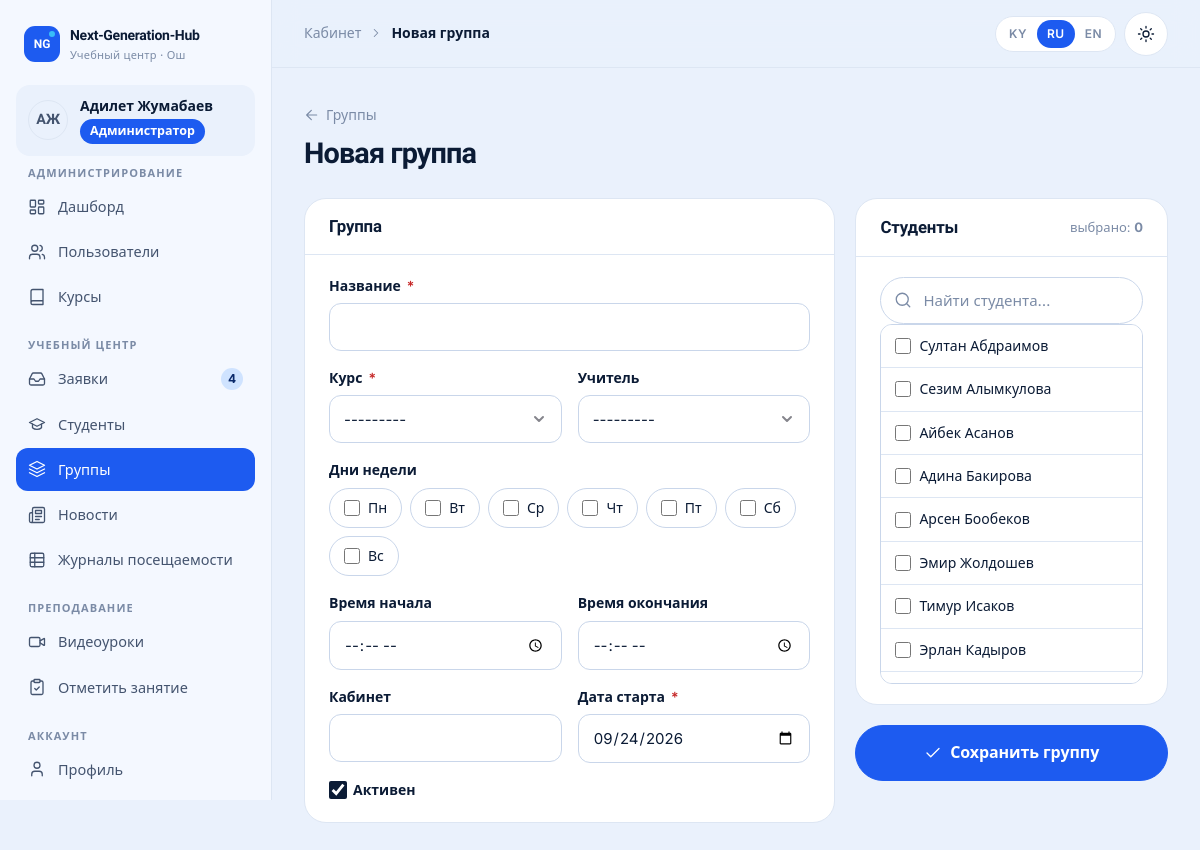
Page /cabinet/manager/groups/new/ (signed in) on the committed database.
### accounts/models.py (models this page shows, shortened)
class User(AbstractUser):
    class Role(models.TextChoices):
        ADMIN = "admin", _("Administrator")
        MANAGER = "manager", _("Manager")
        TEACHER = "teacher", _("Teacher")
        STUDENT = "student", _("Student")
    role = models.CharField(_("role"), max_length=16, choices=Role.choices, default=Role.STUDENT, db_index=True)
    phone = models.CharField(_("phone"), max_length=32, blank=True)
    photo = models.ImageField(_("photo"), upload_to="users/", blank=True)
    specialization = models.CharField(_("specialization"), max_length=160, blank=True)
    about = models.TextField(_("about"), blank=True)
    class Meta:
        verbose_name = _("user")
        verbose_name_plural = _("users")
        ordering = ["last_name", "first_name", "username"]
    def __str__(self):
        return self.display_name
    @property
    def display_name(self):
        return self.get_full_name() or self.username
    @property
    def initials(self):
        parts = [p for p in (self.first_name, self.last_name) if p]
        if parts:
            return "".join(p[0] for p in parts).upper()[:2]
        return self.username[:2].upper()
    @property
    def is_admin_role(self):
        return self.is_superuser or self.role == self.Role.ADMIN
    @property
    def is_student(self):
        return self.role == self.Role.STUDENT
    def has_role(self, *roles):
        return self.is_admin_role or self.role in roles

### cabinet/views/manager.py (the view)
# urls.py: path("manager/groups/new/", manager.group_create, name="manager_group_create"),
@role_required(R.MANAGER)
def group_create(request):
    return _group_form(request)

### cabinet/navigation.py (called while the page is built)
def _item(label, url_name, icon, match=None, badge=None, external=False):
    return {
        "label": label,
        "url": url_name if external else reverse(url_name),
        "icon": icon,
        "match": match or [url_name.split(":")[-1]],
        "badge": badge,
        "external": external,
    }

def sidebar(request):
    path = request.path
    user = getattr(request, "user", None)
    if not user or not user.is_authenticated or not (path.startswith("/cabinet/") or path.startswith("/accounts/")):
        return {}
    match = getattr(request, "resolver_match", None)
    current = match.url_name if match and match.url_name else ""
    return {"sidebar_sections": build_sidebar(user, current)}

### cabinet/views/manager.py (called while the page is built)
def _group_form(request, group=None):
    form = GroupForm(request.POST or None, instance=group)
    if request.method == "POST" and form.is_valid():
        saved = form.save()
        messages.success(request, _("Group saved."))
        return redirect("cabinet:manager_group_detail", pk=saved.pk)
    return render(
        request,
        "cabinet/manager/group_form.html",
        {"form": form, "group": group, "page_title": group.name if group else _("New group")},
    )

### core/context_processors.py (called while the page is built)
def site(request):
    return {
        "SITE": {
            "name": settings.SITE_NAME,
            "phone": settings.SITE_PHONE,
            "phone_href": "tel:" + "".join(ch for ch in settings.SITE_PHONE if ch.isdigit() or ch == "+"),
            "email": settings.SITE_EMAIL,
            "address": settings.SITE_ADDRESS or _("Osh, Lenin street 205, 2nd floor"),
            "hours": settings.SITE_HOURS or _("Mon–Sat, 9:00–20:00"),
            "instagram": settings.SITE_INSTAGRAM,
            "telegram": settings.SITE_TELEGRAM,
            "whatsapp": settings.SITE_WHATSAPP,
            "map_url": settings.SITE_MAP_URL,
        },
        "MAX_VIDEO_UPLOAD_MB": settings.MAX_VIDEO_UPLOAD_MB,
        "SHOW_DEMO_ACCOUNTS": settings.SHOW_DEMO_ACCOUNTS,
    }

### core/icons.py (called while the page is built)
def svg(name, size=20, cls="", label=""):
    body = ICONS.get(name, ICONS["info"])
    aria = f'role="img" aria-label="{label}"' if label else 'aria-hidden="true"'
    return (
        f'<svg class="icon {cls}" width="{size}" height="{size}" viewBox="0 0 24 24" fill="none" '
        f'stroke="currentColor" stroke-width="1.75" stroke-linecap="round" stroke-linejoin="round" '
        f'focusable="false" {aria}>{body}</svg>'
    )

### core/templatetags/core_tags.py (called while the page is built)
@register.filter
def field_type(bound_field):
    return bound_field.field.widget.__class__.__name__.lower()

### templates/cabinet/manager/group_form.html (shortened to what this page needs)
{% extends "cabinet/base.html" %}
{% load i18n core_tags %}
{% block content %}
<a class="back-link" href="{% if group %}{% url 'cabinet:manager_group_detail' group.pk %}{% else %}{% url 'cabinet:manager_groups' %}{% endif %}">{% icon "arrow-left" 16 %} {% if group %}{{ group.name }}{% else %}{% trans "Groups" %}{% endif %}</a>
<div class="page-head"><div><h1>{% if group %}{% trans "Edit group" %}{% else %}{% trans "New group" %}{% endif %}</h1></div></div>
<form class="grid grid-main" method="post" novalidate>
  <div class="card">
    <div class="card-head"><h2>{% trans "Group" %}</h2></div>
    <div class="card-body">
      <div class="form-grid">
        {% include "partials/field.html" with field=form.name wide=1 %}
        {% include "partials/field.html" with field=form.course %}
        {% include "partials/field.html" with field=form.teacher %}
        {% include "partials/field.html" with field=form.weekdays %}
        {% include "partials/field.html" with field=form.start_time %}
        {% include "partials/field.html" with field=form.end_time %}
        {% include "partials/field.html" with field=form.room %}
        {% include "partials/field.html" with field=form.start_date %}
        {% include "partials/field.html" with field=form.is_active wide=1 %}
      </div>
    </div>
  </div>
  <div class="grid">
    <div class="card">
      <div class="card-head"><h2>{% trans "Students" %}</h2><span class="faint" style="font-size:13px">{% trans "selected" %}: <b id="students-count">0</b></span></div>
      <div class="card-body">
        <label class="search" style="max-width:none;margin-bottom:12px"><span class="sr-only">{% trans "Search" %}</span>{% icon "search" 18 %}<input type="search" data-filter-list="students-list" data-counter="students-count" placeholder="{% trans 'Find a student…' %}"></label>
        <div class="check-list is-column" id="students-list" role="group" aria-label="{% trans 'Students' %}">
          {% for opt in form.students %}<label for="{{ opt.id_for_label }}">{{ opt.tag }} {{ opt.choice_label }}</label>{% empty %}<span class="faint" style="padding:12px">{% trans "No students yet" %}</span>{% endfor %}
        </div>
      </div>
    </div>
    <button type="submit" class="btn btn-primary btn-lg btn-block">{% icon "check" 18 %} {% trans "Save group" %}</button>
  </div>
</form>
{% endblock %}

### templates/cabinet/base.html (shortened to what this page needs)
{% load static i18n core_tags %}{% get_current_language as LANGUAGE_CODE %}<!doctype html>
<html lang="{{ LANGUAGE_CODE }}" class="no-js">
<head>
  {% include "partials/head.html" %}
</head>
<body>
  <div class="cab">
    <aside class="cab-sidebar" id="cab-sidebar" aria-label="{% trans 'Cabinet menu' %}">
      <div class="row-between" style="flex-wrap:nowrap">
        {% include "partials/logo.html" %}
      </div>
      <a class="cab-user" href="{% url 'accounts:profile' %}">
        {% include "partials/avatar.html" with u=user %}
        <span class="grow" style="min-width:0"><b>{{ user.display_name }}</b><span class="badge badge-role-{{ user.role }} no-dot" style="margin-top:4px">{{ user.get_role_display }}</span></span>
      </a>
      <nav class="cab-nav">
        {% for title, items in sidebar_sections %}
        <div>
          <h6>{{ title }}</h6>
          <ul>
            {% for item in items %}
            <li><a href="{{ item.url }}"{% if item.active %} aria-current="page"{% endif %}>{% icon item.icon 18 %}<span>{{ item.label }}</span>{% if item.badge %}<span class="nav-badge" aria-label="{% trans 'new' %}">{{ item.badge }}</span>{% endif %}</a></li>
            {% endfor %}
          </ul>
        </div>
        {% endfor %}
      </nav>
    </aside>
    <div class="cab-main">
      <header class="cab-topbar">
        <div class="crumbs">{% block crumbs %}<span>{% trans "Cabinet" %}</span>{% icon "chevron-right" 14 %}<b>{{ page_title }}</b>{% endblock %}</div>
        <div class="tools">
          {% include "partials/lang_switch.html" %}
          {% include "partials/theme_toggle.html" %}
        </div>
      </header>
      <main class="cab-content" id="content">
        {% block content %}{% endblock %}
      </main>
    </div>
  </div>
</body>
</html>

### templates/partials/avatar.html
<span class="avatar {{ size|default:'' }}" aria-hidden="true">{% if u.photo %}<img src="{{ u.photo.url }}" alt="" loading="lazy">{% else %}{{ u.initials }}{% endif %}</span>

### rows in the picture
User: initials "АЖ", display_name "Адилет Жумабаев", role "Администратор"

### other values in the picture
{{ title }} "АДМИНИСТРИРОВАНИЕ" "УЧЕБНЫЙ ЦЕНТР" "ПРЕПОДАВАНИЕ" "АККАУНТ"
{{ item.label }} "Дашборд" "Пользователи" "Курсы" "Заявки" "Студенты" "Группы" "Новости" "Журналы посещаемости" "Видеоуроки" "Отметить занятие" "Профиль"
{{ item.badge }} "4"
{{ page_title }} "Новая группа"
{{ code|upper }} "KY" "RU" "EN"
{{ field.label }} "Название Курс Учитель Время начала Время окончания Кабинет Дата старта"
{{ field.label }} "Дни недели"
{{ opt.choice_label }} "Пн" "Вт" "Ср" "Чт" "Пт" "Сб" "Вс"
{{ field.label }} "Активен"
{{ opt.choice_label }} "Султан Абдраимов" "Сезим Алымкулова" "Айбек Асанов" "Адина Бакирова" "Арсен Бообеков" "Эмир Жолдошев" "Тимур Исаков" "Эрлан Кадыров"
